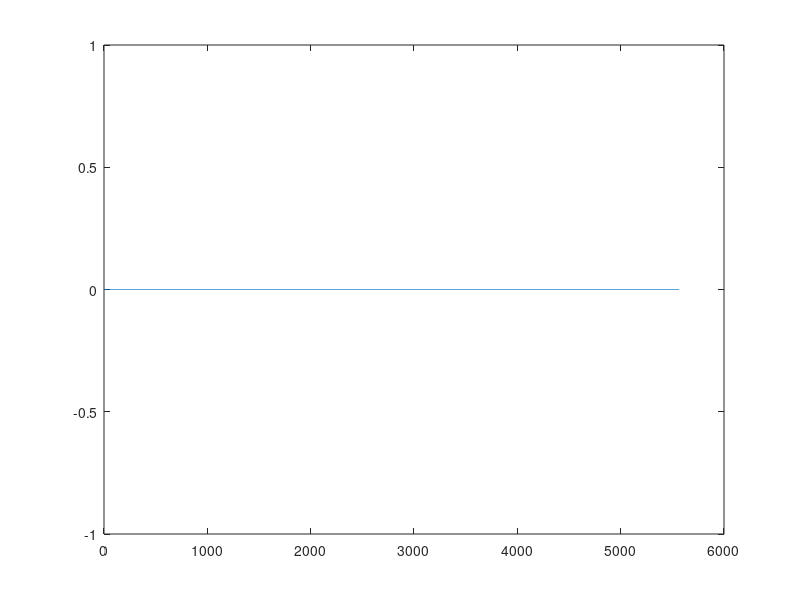

Source code (MATLAB): (Note: this script raises an error after producing the figure.)
fid = fopen('gN_list.txt');
A = fscanf(fid, '%s', [1 inf]);
fclose(fid);

n = length(A)/9;
B = reshape(A,9,n);
B = B';
for ii = 1 : 33
  fprintf(1,'%s \n',B(ii,:))
  if mod(ii,11) == 0
    disp(' ')
  end
end

p = randperm(n);
plot(sort(p)-(1:n))

iRemoveSome = input('Do you want to remove any gas? -1 for no, +N for yes : ');
if iRemoveSome > 0
  iRemoveSome = input('Enter range of gaseses to remove : ');
  iRemoveSome = iRemoveSome(1) : iRemoveSome(2);
end

iCnt = 0;
fid2 = fopen('gN_list_permute.txt','w');
for ii = 1 : n
  boo = B(p(ii),:);
  if iRemoveSome < 0
    iCnt = iCnt + 1;
    fprintf(fid2,'%s \n',B(p(ii),:));
  else
    booGas = str2num(boo(1:2));
    if length(intersect(booGas,iRemoveSome)) == 0
      iCnt = iCnt + 1;
      fprintf(fid2,'%s \n',B(p(ii),:));
    end
  end
end
fclose(fid2);

if iRemoveSome > 0
  fprintf(1,'originally had %6i finally had %6i \n',n,iCnt);
end
